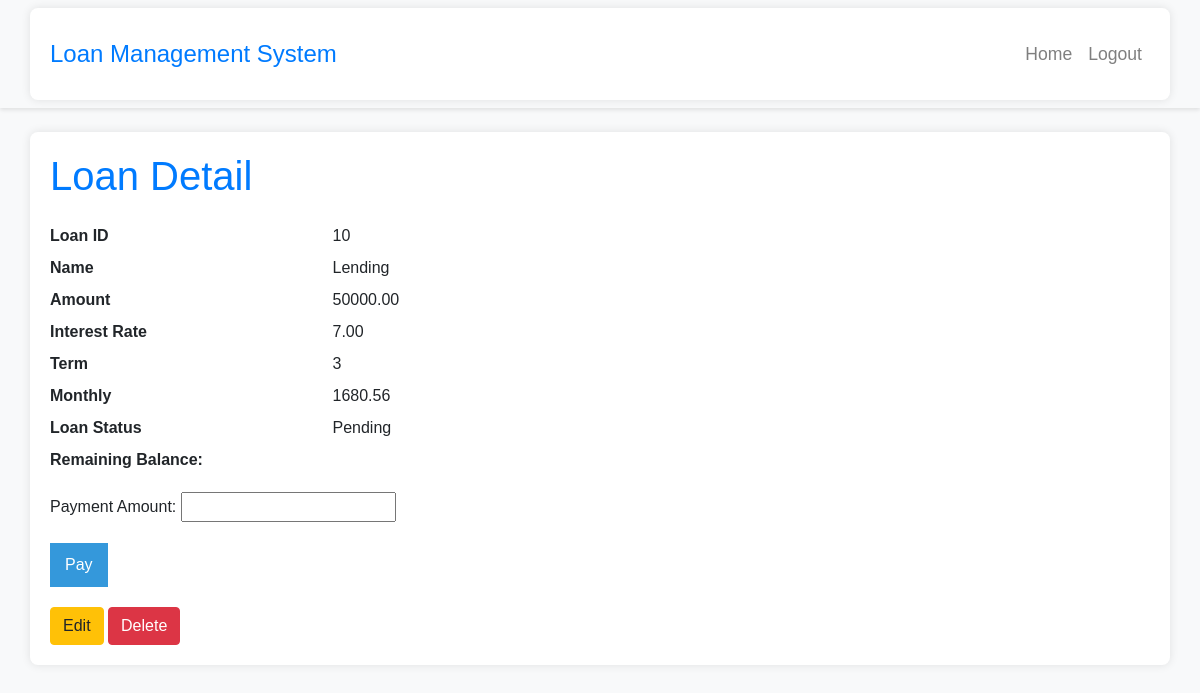
/loans/loan/10/ (signed in), run on the app's committed database.
### loans/models.py (models this page shows, shortened)
class Loan(models.Model):
    user = models.ForeignKey(User, on_delete=models.CASCADE)
    name = models.CharField(max_length=100, null = True)
    amount = models.DecimalField(max_digits=10, decimal_places=2)
    interest_rate = models.DecimalField(max_digits=5, decimal_places=2)
    term_year = models.IntegerField()
    start_date = models.DateField(default="yyyy-mm-dd")
    status = models.CharField(max_length=20, default='Pending')
    def total(self):
        total = self.amount * (1 + self.interest_rate / 100 * self.term_year)
        return round(total,2)
    def monthly_payment(self):
        interest_percentage = self.interest_rate / 100
        months = self.term_year * 12
        interest = self.amount * interest_percentage * self.term_year
        monthly = (self.amount + interest) / months
        return round(monthly,2)

### loans/views.py (the view)
# urls.py: path('loan/<int:pk>/', views.loan_detail, name='loan_detail'),
@login_required
def loan_detail(request, pk):
    loan = Loan.objects.get(pk=pk)
    remaining_balance = loan.total()
    if request.method == 'POST':
        form = PaymentForm(request.POST)
        if form.is_valid():
            payment_amount = form.cleaned_data['payment_amount']
            remaining_balance -= payment_amount
            loan.status = 'Paid' if loan.amount <= payment_amount else 'Partially Paid'
            loan.save()
            return redirect('loan_detail', pk=pk)
    else:
        form = PaymentForm()
    return render(request, 'loans/loan_detail.html', {'loan': loan, 'form': form, 'remaining_balance': remaining_balance})

### loans/forms.py
class PaymentForm(forms.Form):
    payment_amount = forms.DecimalField(label='Payment Amount', max_digits=10, decimal_places=2)

### loans/templates/loans/loan_detail.html (shortened to what this page needs)
{% extends "index.html" %}
{% block content %}
<h1 class="mb-4">Loan Detail</h1>
<dl class="row">
    <dt class="col-sm-3">Loan ID</dt>
    <dd class="col-sm-9">{{ loan.id }}</dd>
    <dt class="col-sm-3">Name</dt>
    <dd class="col-sm-9">{{ loan.name }}</dd>
    <dt class="col-sm-3">Amount</dt>
    <dd class="col-sm-9">{{ loan.amount }}</dd>
    <dt class="col-sm-3">Interest Rate</dt>
    <dd class="col-sm-9">{{ loan.interest_rate }}</dd>
    <dt class="col-sm-3">Term</dt>
    <dd class="col-sm-9">{{ loan.term_year }}</dd>
    <dt class="col-sm-3">Monthly</dt>
    <dd class="col-sm-9">{{ loan.monthly_payment }}</dd>
    <dt class="col-sm-3">Loan Status</dt>
    <dd class="col-sm-9">{{ loan.status }}</dd>
    <dt class="col-sm-3">Remaining Balance: </dt>
    <dd class="col-sm-9">{{ remainig_balance }}</dd>
</dl>
<form method="post">
    {{ form.as_p }}
    <button type="submit">Pay</button>
</form>
<a href="{% url 'loan_update' loan.id %}" class="btn btn-warning">Edit</a>
<a href="{% url 'loan_delete' loan.id %}" class="btn btn-danger">Delete</a>
{% endblock %}

### loans/static/loans/style.css (style rules this page uses)
body { font-family: Arial, sans-serif; background-color: #f8f9fa; }
h1 { color: #007bff; }
a { color: #3498db; text-decoration: none; }
form { margin: 20px 0; }
button { background-color: #3498db; color: white; border: none; padding: 10px 15px; cursor: pointer; }

### data on the page
Loan: id "10", name "Lending", amount "50000.00", interest_rate "7.00", term_year "3", monthly_payment "1680.56", status "Pending"
